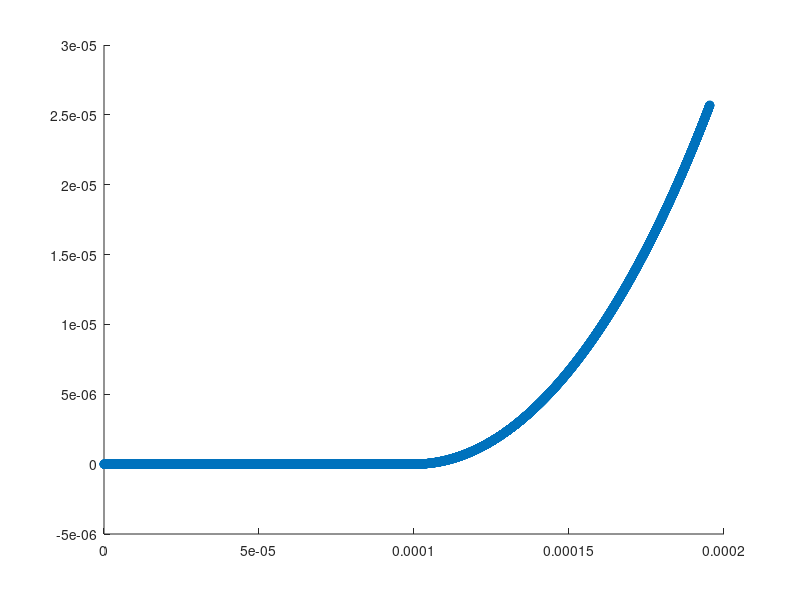
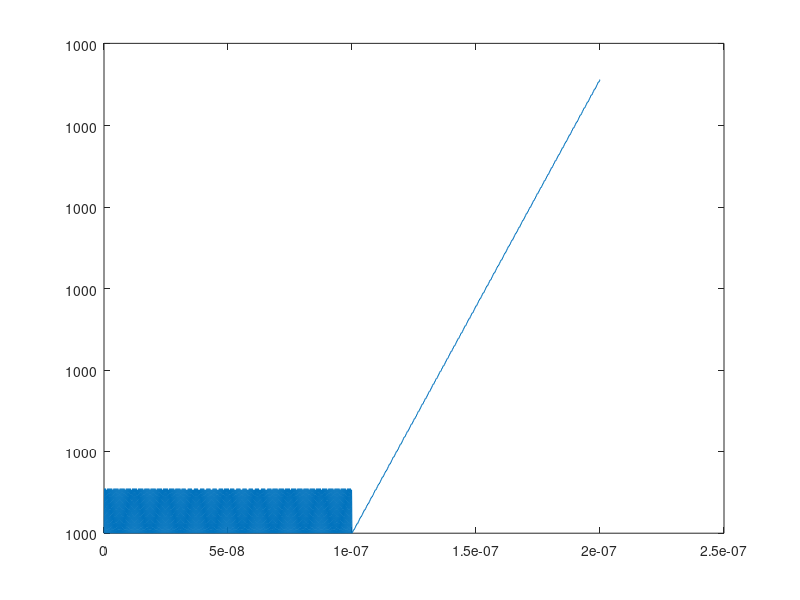

Source code (MATLAB) for these figures, in order:

function RingMagneticFieldIII
clc;
close all;
format long;
global q m h hhat e epsilon0 u0
h = 6.626196e-34;
hhat = h / (2 * pi);
m = 9.109e-31;
e = -1.602e-19;
q = abs(e);
epsilon0 = 8.854187817e-12;
u0 = 4e-7 * pi;  
f = 1200e6;
w = 2 * pi * f;
c = 3e8;
lambda = c / f;
k = 2 * pi / lambda;

R = m * 0.05 / (q * 1e-9);

L = 0.2;
v0 = 1e3;
simcount = 10000;
tmin = 0;
tmax = L / 1e6;
t = linspace(tmin, tmax, simcount);
dt = (tmax - tmin) / length(t);
global isHasE0
isHasE0 = 1;
E0 = 0.1;
E0_2Pdbm = 20 * log10(E0 * 1e6) - 1.65 + 20 * log10(lambda / 2) - 107;
Pdbm = -40;
Pdbm_2E0 = 10^((Pdbm + 107 - 20 * log10(lambda / 2) + 1.65) / 20.0 - 6);
vEM = q * E0 / (m * w); 
vEMdbm = q * Pdbm_2E0 / (m * w); 
xEM = q * E0 / (m * w^2);
global isHasEreverse
isHasEreverse = 0;
Ereverse_x = 1;
if isHasEreverse == 1
    Ereverse_xyz = [ones(simcount, 1) * Ereverse_x, zeros(simcount, 1), zeros(simcount, 1)];
else
    Ereverse_xyz = [zeros(simcount, 1), zeros(simcount, 1), zeros(simcount, 1)];
end
Ereverse_a = Ereverse_xyz * e / m;

AXES_COUNT = 3;
global isConvergingMagnetic
isConvergingMagnetic = 0;
if isConvergingMagnetic == 0
    B = 0.03e-3;
else
    B = 0.3e-3;
end
vx = v0 * ones(1, simcount);
vy = 0.5 * vEM * sin(w * t);
vz = zeros(1, simcount);
xy = zeros(1, simcount);
xx = zeros(1, simcount);
xz = zeros(1, simcount);

for i = 2: simcount - 1
    xx(i) = xx(i - 1) + dt * (vx(i) + vx(i + 1)) / 2.0;
    xy(i) = xy(i - 1) + dt * (vy(i) + vy(i + 1)) / 2.0;
    xz(i) = xz(i - 1) + dt * (vz(i) + vz(i + 1)) / 2.0;
end

xx(simcount) = xx(simcount - 1);
xy(simcount) = xy(simcount - 1);
xz(simcount) = xz(simcount - 1);

global xVpp
xVpp = max(xy);
rmax = (1.5 * xVpp) / 2;
theta = 0 : pi/100 : 2 * pi;
By = rmax * cos(theta) + xVpp / 2.0; 
Bz = rmax * sin(theta);

%figure;
%scatter3(xx, xy, xz);
%hold on;
global startBx endBx stepBx Barea
startBx = 1e-4;
endBx = 2e-4;
stepBx = (endBx - startBx) / 20;
Barea = startBx : stepBx : endBx;

for bx = startBx : stepBx : endBx
    Bx = ones(length(theta), 1) * bx;
    %scatter3(Bx, By, Bz, 'r');
end
%hold off;

v_xyz = [vx' vy' vz'];
global isHasB
isHasB = 1;
if isHasB == 1
    B_xyz = [zeros(simcount, 1), zeros(simcount, 1), ones(simcount, 1) * B];
else
    B_xyz = [zeros(simcount, 1), zeros(simcount, 1), zeros(simcount, 1)];
end

trajectory_xyz = zeros(simcount, AXES_COUNT);

for i = 2 : simcount - 1;
    i
    last_xyz = trajectory_xyz(i - 1, 1:end);
    if isConvergingMagnetic == 0
        if last_xyz(2) > 1e-12 & last_xyz(1) >= startBx & last_xyz(1) <= endBx
            % B_xyz(i, 1:end) = B_xyz(i, 1:end) * (endBx - last_xyz(1)) / (endBx - startBx);
            B_xyz(i, 1:end) = B_xyz(i, 1:end);
        else
            B_xyz(i, 1:end) = [0 0 0];
        end
    else
        if last_xyz(2) < xVpp * 0.5
            B_xyz(i, 1:end) = B_xyz(i, 1:end);
        else
            B_xyz(i, 1:end) = -B_xyz(i, 1:end);
        end
    end
    if last_xyz(1) >= startBx | isHasE0 == 0
        E_acc_xyz = [0 0 0];
    else
        E_acc_xyz = [0 q * E0 / m * cos(w * t(i)) 0];
    end
    Ereverse_a_xyz = Ereverse_a(i, 1:end);
    if getValueAbs(B_xyz) == 0 | isHasB == 0
        lorentz_acc_xyz = [0 0 0];
    else
        lorentz_acc_xyz = getLorentz(v_xyz, B_xyz, i) / m;
    end
    next_v = v_xyz(i, 1:end) + (lorentz_acc_xyz + E_acc_xyz + Ereverse_a_xyz) * dt;
    % v_xyz(i + 1, 1:end) = next_v * getValueAbs(v_xyz(i, 1:end)) / getValueAbs(next_v); % Correction v_syz
    v_xyz(i + 1, 1:end) = next_v;
    next_xyz = trajectory_xyz(i - 1, 1:end) + 0.5 * dt * (v_xyz(i, 1:end) + v_xyz(i + 1, 1:end));
    trajectory_xyz(i, 1:end) = next_xyz;
end

trajectory_xyz(simcount, 1:end) = trajectory_xyz(simcount - 1, 1:end);
showTrajectoryXYWithoutB(trajectory_xyz);
showVxyzAndTime(v_xyz, t);

function vet = getTimevalue(values, t)
vet = values(t, 1:end);

function valueabs = getValueAbs(value)
valueabs = sqrt(sum(value .* value));

function lorentz = getLorentz(vv, BB, index)
global e
if nargin == 2
    lorentz = e * cross(vv, BB);
end
if nargin == 3
    lorentz = e * cross(getTimevalue(vv, index), getTimevalue(BB, index));
end

function showTrajectoryXYZ(trajectory_xyz)
figure;
scatter3(trajectory_xyz(1:end, 1), trajectory_xyz(1:end, 2), trajectory_xyz(1:end, 3));

function showTrajectoryXY(trajectory_xyz)
figure;
scatter(trajectory_xyz(1:end, 1), trajectory_xyz(1:end, 2));
hold on
global startBx endBx stepBx xVpp isConvergingMagnetic
for x = startBx + stepBx / 2 : stepBx : endBx
    for y = -xVpp * 3.0 : stepBx / 2: xVpp * 3.0
        vpp = y + xVpp * 0.5;
        if isConvergingMagnetic == 0
            if vpp >= xVpp * 0.5
                scatter(x, vpp, 'r')
            else
                scatter(x, vpp, 'r*')
            end
        else
            if vpp < xVpp * 0.5
                scatter(x, vpp, 'r')
            else
                scatter(x, vpp, 'r*')
            end
        end
    end
end
plot(linspace(0, 0.2, 50), ones(50, 1) * xVpp / 2.0, 'b');
hold off

function showTrajectoryXYWithoutB(trajectory_xyz)
figure;
scatter(trajectory_xyz(1:end, 1), trajectory_xyz(1:end, 2));


function showVxyzAndTime(vxyz, t)
v = sqrt(vxyz(1:end, 1).^2 + vxyz(1:end, 2).^2 + vxyz(1:end, 3).^2);
figure;
plot(t, v);
